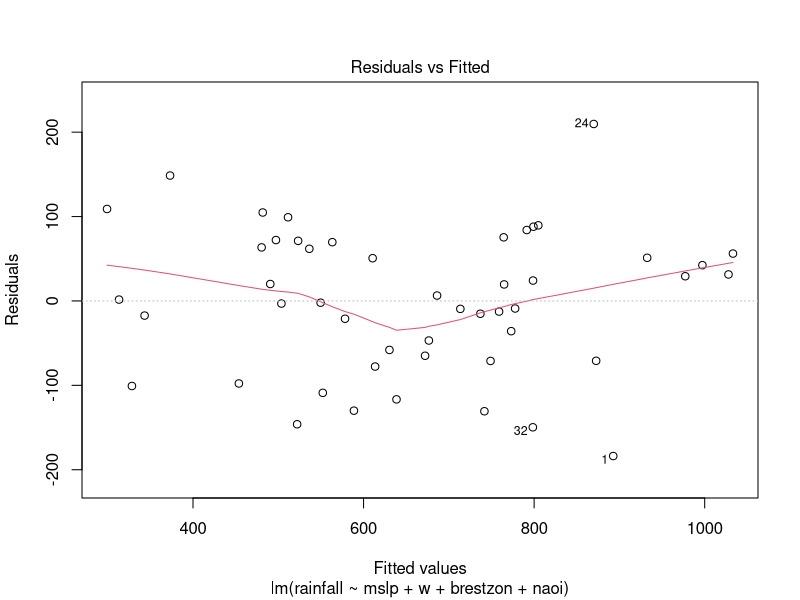
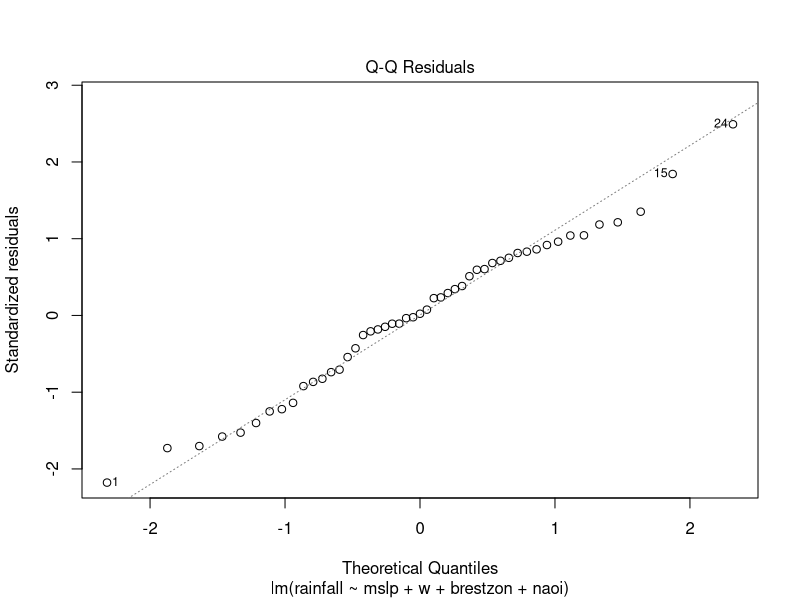
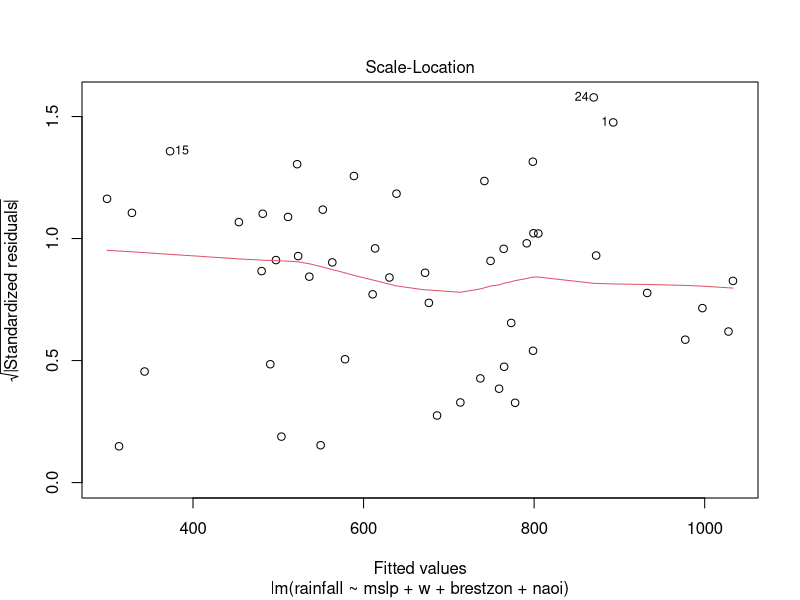
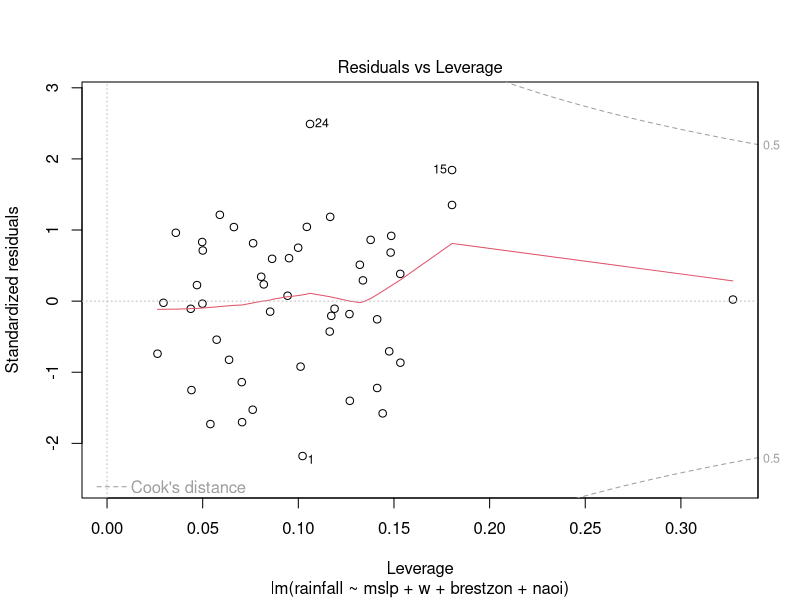

Recreate these plots in R, in order.
library(tidyverse)

data <- read.csv("data.csv", header=T, sep=",")

mod <- lm(rainfall~., data = data)
mod_step <- step(mod, direction = "both")

summary(mod_step)
plot(mod_step)
